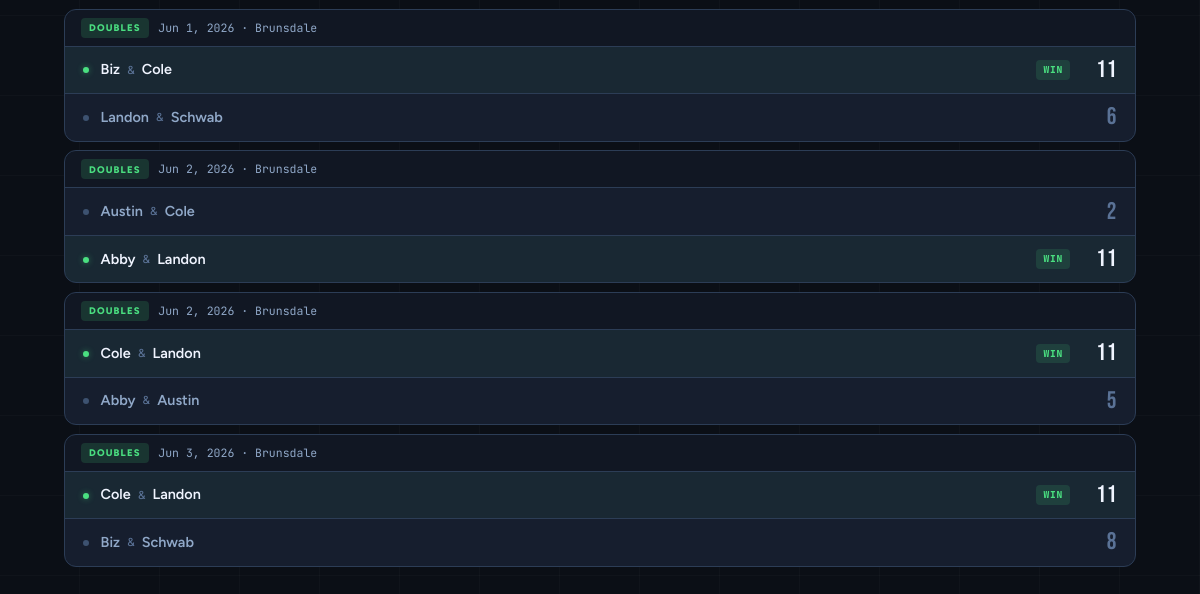
/matches/ (lower part), run on an earlier commit of the app's database.
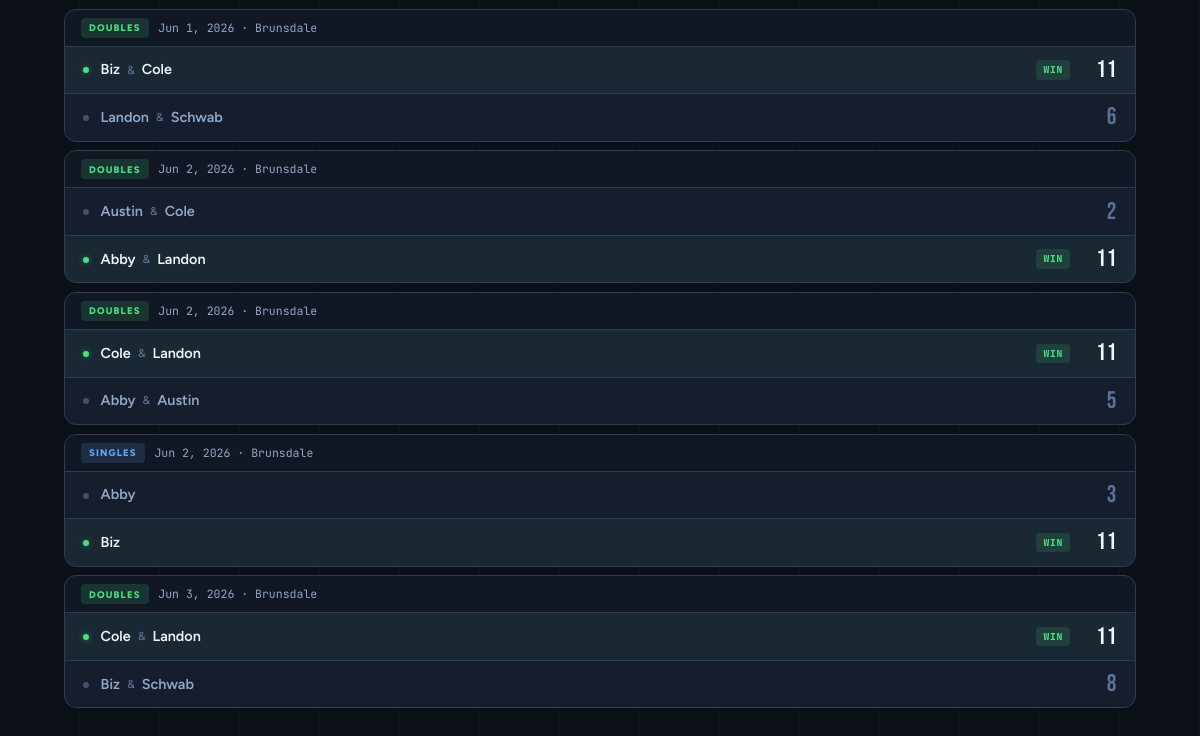
And on a later commit of the database.
### tracker/models.py (models this page shows, shortened)
class Game(models.Model):
    SINGLES = "singles"
    DOUBLES = "doubles"
    GAME_TYPE_CHOICES = [(SINGLES, "Singles"), (DOUBLES, "Doubles")]
    game_type = models.CharField(max_length=10, choices=GAME_TYPE_CHOICES)
    played_at = models.DateTimeField(default=timezone.now)
    location = models.ForeignKey(Location, on_delete=models.PROTECT, related_name="games")
    team1_players = models.ManyToManyField(Player, related_name="team1_games")
    team2_players = models.ManyToManyField(Player, related_name="team2_games")
    team1_score = models.PositiveSmallIntegerField()
    team2_score = models.PositiveSmallIntegerField()
    class Meta:
        ordering = ["-played_at"]
    @property
    def winning_team(self):
        if self.team1_score > self.team2_score:
            return 1
        if self.team2_score > self.team1_score:
            return 2
        return None

class Location(models.Model):
    name = models.CharField(max_length=100, unique=True)
    class Meta:
        ordering = ["name"]
    def __str__(self):
        return self.name

class Player(models.Model):
    name = models.CharField(max_length=100, unique=True)
    singles_elo = models.FloatField(default=1000.0)
    doubles_elo = models.FloatField(default=1000.0)
    created_at = models.DateTimeField(auto_now_add=True)
    class Meta:
        ordering = ["name"]

### tracker/views.py (the view)
# urls.py: path("matches/", views.matches, name="matches"),
def matches(request):
    games = (
        Game.objects.select_related("location")
        .prefetch_related("team1_players", "team2_players")
        .order_by("played_at", "id")
    )
    game_rows = []
    for game in games:
        t1 = list(game.team1_players.all())
        t2 = list(game.team2_players.all())
        game_rows.append({
            "game": game,
            "team1": t1,
            "team2": t2,
        })
    return render(request, "tracker/matches.html", {
        "matches": game_rows,
    })

### templates/tracker/matches.html (shortened to what this page needs)
{% extends "base.html" %}
{% block content %}
{% if matches %}
  <div class="fade-up delay-2">
    {% for row in matches %}
    <div class="match-card" data-type="{{ row.game.game_type }}">
      <div class="match-header">
        <span class="type-pill {{ row.game.game_type }}">{{ row.game.game_type|title }}</span>
        <span class="match-meta-text">{{ row.game.played_at|date:"M j, Y" }}{% if row.game.location %} &middot; {{ row.game.location }}{% endif %}</span>
      </div>
      <div>
        <div class="team-row {% if row.game.winning_team == 1 %}winner{% elif row.game.winning_team == 2 %}loser{% endif %}">
          <span class="team-indicator"></span>
          <div class="team-players">
            {% for p in row.team1 %}
              <a href="{% url 'player_detail' p.pk %}" class="player-link">{{ p.name }}</a>
              {% if not forloop.last %}<span class="partner-sep">&amp;</span>{% endif %}
            {% endfor %}
          </div>
          {% if row.game.winning_team == 1 %}<span class="win-badge">Win</span>{% endif %}
          <span class="team-score">{{ row.game.team1_score }}</span>
        </div>
        <div class="team-row {% if row.game.winning_team == 2 %}winner{% elif row.game.winning_team == 1 %}loser{% endif %}">
          <span class="team-indicator"></span>
          <div class="team-players">
            {% for p in row.team2 %}
              <a href="{% url 'player_detail' p.pk %}" class="player-link">{{ p.name }}</a>
              {% if not forloop.last %}<span class="partner-sep">&amp;</span>{% endif %}
            {% endfor %}
          </div>
          {% if row.game.winning_team == 2 %}<span class="win-badge">Win</span>{% endif %}
          <span class="team-score">{{ row.game.team2_score }}</span>
        </div>
      </div>
    </div>
    {% endfor %}
  </div>
{% else %}
  <div class="no-matches fade-up delay-1">
    No games recorded yet.<br><br>
    <a href="{% url 'record_game' %}" class="btn btn-primary">Record the First Game</a>
  </div>
{% endif %}
{% endblock %}

What changed in the data, as far as the page shows it:
added Game: game.game_type "SINGLES", game.played_at "Jun 2, 2026", game.location "Brunsdale", game.team1_score "3", shows "WIN", game.team2_score "11", Player (name "Abby"), Player (name "Biz")
